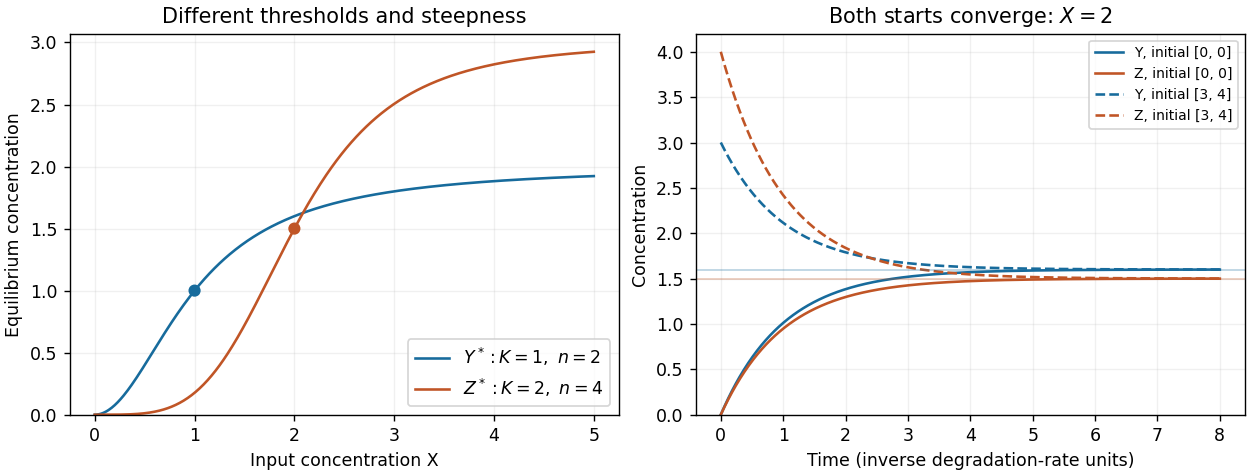

This chart was generated by the following Python code:
"""Independent Hill responses and trajectories; Python 3.14/matplotlib 3.10.7.

Write paper-3-single-gene.png to the current working directory.
"""
from pathlib import Path
import numpy as np
import matplotlib
matplotlib.use('Agg')
import matplotlib.pyplot as plt


def hill(u, K, n):
    u = np.asarray(u)
    return u**n / (K**n + u**n)


def rhs(s, X):
    Y, Z = s
    return np.array([2*hill(X, 1, 2)-Y, 3*hill(X, 2, 4)-Z])


def integrate(f, initial, times):
    out = np.empty((len(times), len(initial)))
    out[0] = initial
    for j, dt in enumerate(np.diff(times)):
        s = out[j]
        k1 = f(s)
        k2 = f(s+dt*k1/2)
        k3 = f(s+dt*k2/2)
        k4 = f(s+dt*k3)
        out[j+1] = s + dt*(k1+2*k2+2*k3+k4)/6
    return out


def main():
    plt.rcParams.update({'font.size': 10, 'figure.facecolor': 'white'})
    fig, axes = plt.subplots(1, 2, figsize=(10, 3.8), constrained_layout=True)
    X = np.linspace(0, 5, 501)
    axes[0].plot(X, 2*hill(X, 1, 2), label=r'$Y^*: K=1,\ n=2$', color='#176b9c')
    axes[0].plot(X, 3*hill(X, 2, 4), label=r'$Z^*: K=2,\ n=4$', color='#c05526')
    axes[0].scatter([1,2], [1,1.5], color=['#176b9c','#c05526'], zorder=4)
    axes[0].set(xlabel='Input concentration X', ylabel='Equilibrium concentration', title='Different thresholds and steepness')
    axes[0].legend(loc='lower right')
    t = np.linspace(0, 8, 801)
    for initial, ls in [([0,0], '-'), ([3,4], '--')]:
        out = integrate(lambda s: rhs(s, 2), initial, t)
        exact = np.array([1.6,1.5])+(np.array(initial)-[1.6,1.5])*np.exp(-t[:,None])
        assert np.max(np.abs(out-exact)) < 1e-8
        axes[1].plot(t, out[:,0], ls, color='#176b9c', label=f'Y, initial {initial}')
        axes[1].plot(t, out[:,1], ls, color='#c05526', label=f'Z, initial {initial}')
    axes[1].axhline(1.6, color='#176b9c', alpha=.3, lw=1)
    axes[1].axhline(1.5, color='#c05526', alpha=.3, lw=1)
    axes[1].set(xlabel='Time (inverse degradation-rate units)', ylabel='Concentration', title=r'Both starts converge: $X=2$')
    axes[1].legend(fontsize=8)
    for ax in axes:
        ax.grid(alpha=.18);ax.set_ylim(bottom=0)
    fig.savefig(Path('paper-3-single-gene.png'), dpi=125, facecolor='white')
    plt.close(fig)


if __name__ == '__main__':
    main()
